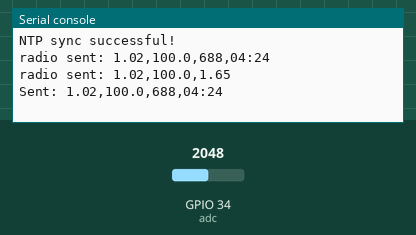
Recording of a program running on a simulated ESP32 board running MicroPython. Parts: the last lines printed to the serial console. Inputs (shaded band) come from the test bench; at power-on: GPIO 34 (adc) = 2048 (analog values on the 0–4095 scale). WiFi joins after 1.5 s; the clock reads 2024-03-15 10:24:30 at power-on unless the program sets it; no radio messages arrive unless stated (any console line starting 'radio sent:' is added by the test bench).

Above: at 3.2 s.
3.3 s: GPIO 34 (adc) set to 2866
At 4.7 s:
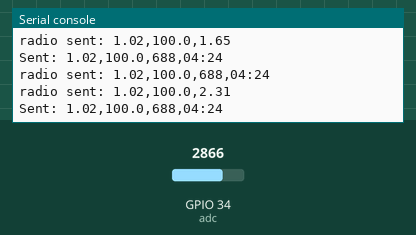
4.8 s: GPIO 34 (adc) set to 3603
At 8.2 s:
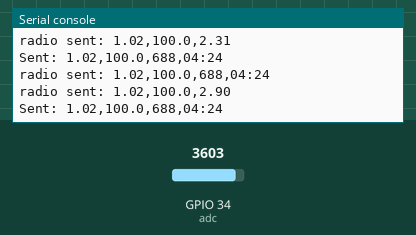
Timing chart, 0 to 9.7 s (numbered marks = the images above; inputs shaded):
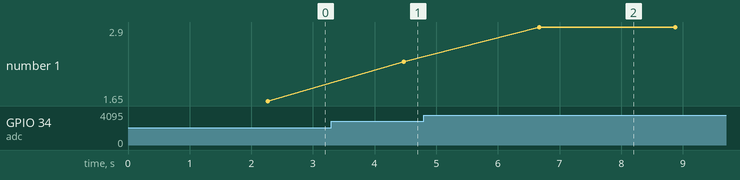

The program:

water_tank_sender_v6.py
```python
# v6 wifi reconection improved for time
# Now the esp32 sender can keep working even if there is not wifi available

import network
import espnow
from machine import ADC, Pin, WDT, UART
import time
import ntptime


# Home receiver MAC
HOME_MAC = b'\x84\x1f\xe8i l'


# Portable Receiver MAC
PORTABLE_MAC = b'\xac\xa7\x043\x13\xe0'


def init_espnow():
    global e

    wlan = network.WLAN(network.STA_IF)
    wlan.active(True)

    try:
        e = espnow.ESPNow()
        e.active(True)
    except:

        e.active(True)

    try:
        e.add_peer(HOME_MAC)
        e.add_peer(PORTABLE_MAC)
    except:

        pass


# ===== Sync Time =====

def sync_time():

    # 1. Connect to Wi-Fi
    wlan = network.WLAN(network.STA_IF)
    wlan.active(True)
    wlan.connect("Niza", "Ariana1609+")

    # Wait for connection
    print("Connecting to Wi-Fi...")
    timeout = 10
    start_time =  time.time()
    while not wlan.isconnected():

        if time.time() - start_time > timeout:
            print("Wi-Fi timemout, Skipping NTP")
            wlan.disconnect()
            wlan.active(False)
            return False

        time.sleep(1)
    print("Connected! IP:", wlan.ifconfig()[0])


    # 2. Sync with NTP Server
    print("Local time before sync:", time.localtime())
    try:
        # Fetches UTC time and sets the internal RTC
        ntptime.settime()
        print("NTP sync successful!")

        wlan.disconnect()
        wlan.active(False)

        return True
    except Exception as e:
        print("Error syncing with NTP:", e)

        return False


sync_time_state = sync_time()

init_espnow()


# ===== UART =====
# TX = GPIO17
# RX = GPIO16
uart = UART(
    2,
    baudrate=115200,
    tx=17,
    rx=16
)


def screen_time_func(state):

    if state == True:
    # Getting the time

        OFFSET_TIME = -6 * 3600
        # Time offset timezone -6 hours
        mexico_seconds = time.time() + OFFSET_TIME # -6 hours in seconds
        mexico_time = time.localtime(mexico_seconds)
        hours, minutes = mexico_time[3], mexico_time[4]
        screen_time = "{:02d}:{:02d}".format(hours, minutes)
        return screen_time
    else:

        return "No Time"


# ===== Sensor Setup =====
adc = ADC(Pin(34))
adc.atten(ADC.ATTN_11DB)

V_EMPTY = 0.0
V_FULL = 1.41
H_FULL = 1.02

def read_voltage():
    total = 0
    for _ in range(10):
        total += adc.read()
        time.sleep_ms(20)
    raw = total / 10
    return (raw / 4095) * 3.3

def get_height(v):
    return max(0, min((v - V_EMPTY) * (H_FULL / (V_FULL - V_EMPTY)), H_FULL))

def get_percent(h):
    return (h / H_FULL) * 100

def get_liters(h):
    return (h / H_FULL) * 688


wdt = WDT(timeout=10000)


time_check = 80
time_check_counter = 0


# ===== Main Loop =====
while True:

    v = read_voltage()
    h = get_height(v)
    p = get_percent(h)
    l = get_liters(h)
    st = screen_time_func(sync_time_state)

    # Send as string
    msg = "{:.2f},{:.1f},{:.0f},{:}".format(h, p, l,st)

    # UART message
    uart_msg = "{:.2f},{:.1f},{:.2f}".format(h, p,v)
    uart.write(uart_msg)

    # Portable ESPNOW message
    portable_msg = "{:.2f},{:.1f},{:.2f}".format(h, p,v)

    try:
        e.send(HOME_MAC, msg)
        e.send(PORTABLE_MAC,portable_msg )
    except:
        init_espnow()

    print("Sent:", msg)

    time_check_counter = time_check_counter + 1

    if time_check_counter > time_check :

        wifi_connected_counter = 1

        time_check_counter = 0

        try:

                result = sync_time()
                sync_time_state = result
                init_espnow()


        except :

                sync_time_state = False

                init_espnow()


    wdt.feed()
    wifi_connected_counter = 0
    time.sleep(2)
```

Measured:
- after the input at 3.3 s, the serial console: prints a new line after 1.2 s (image 1)
- after the input at 4.8 s, the serial console: prints a new line after 1.9 s (image 2)
- plotted number 1: 1.65 → 2.31 after the input at 3.3 s, 2.31 → 2.9 after the input at 4.8 s
